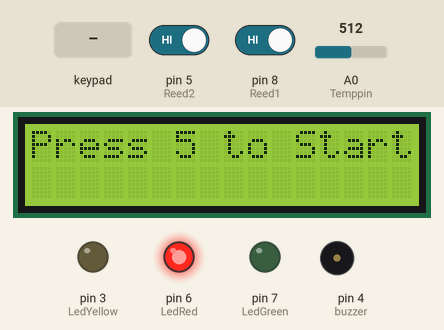
Recording of a sketch running on a simulated Arduino Uno, built with avr-gcc and run on an emulated ATmega328P. Parts: 16×2 character LCD, output pins drawn as LEDs (lit = HIGH), buzzer (waves = sounding). Inputs (shaded band) come from the test bench; at power-on: pin 8 (Reed1) HIGH, pin 5 (Reed2) HIGH, A0 (Temppin) = 512. What the sketch prints to the serial monitor is not drawn.

Above: at 3.2 s.
3.3 s: key '5' pressed
At 4.5 s:
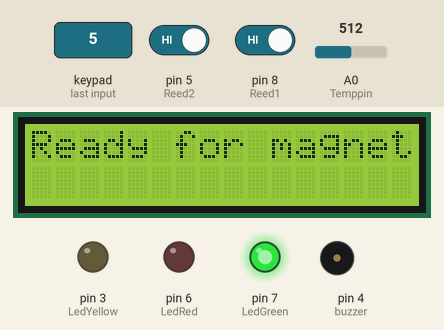
4.8 s: pin 8 (Reed1) driven LOW
At 5.6 s:
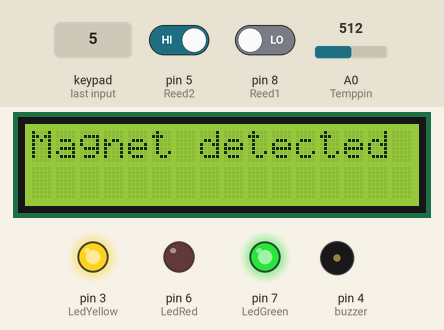
6.4 s: pin 5 (Reed2) driven LOW
At 7.7 s:
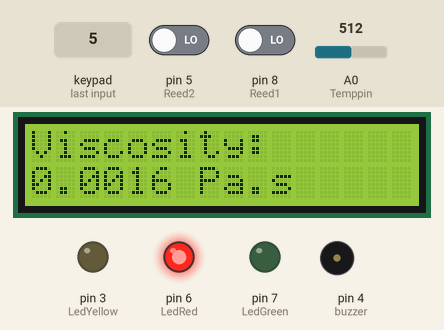
8.0 s: A0 (Temppin) set to 716
At 10.7 s:
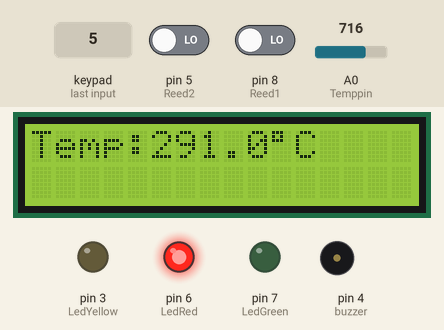
11.0 s: pin 8 (Reed1) driven HIGH
At 13.9 s:
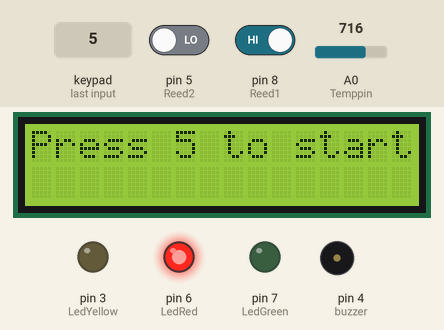
Timing chart, 0 to 15.0 s (numbered marks = the images above; inputs shaded):
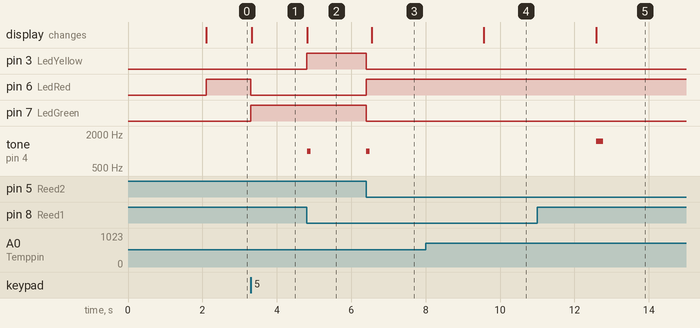

The sketch:

sketch_may20a.ino
```cpp
#include <Wire.h>
#include <LiquidCrystal_I2C.h>
#include <Keypad.h>

#define buzzer 4        // Buzzer
#define LedGreen 7      // Green LED
#define LedRed 6        // Red LED
#define Reed2 5         // reed 2
#define LedYellow 3     // Yellow LED
#define Reed1 8         // reed 1
#define Temppin A0      // Temp pin

LiquidCrystal_I2C lcd(0x27, 16, 2);  // I2C address 0x27, 16 columns, 2 rows

const byte ROWS = 4; // no of the Rows
const byte COLS = 1; // no of the col
char keys[ROWS][COLS] = {
  {'2'},
  {'5'},
  {'8'},
  {'0'}
};
byte rowPins[ROWS] = {13, 12, 11, 10}; // pin for the row
byte colPins[COLS] = {9}; // pin of the col
Keypad myKeypad = Keypad(makeKeymap(keys), rowPins, colPins, ROWS, COLS);

unsigned long startTime = 0; // start time
bool timingStarted = false; // timing
bool systemEnabled = false;  // flag to track if '2' was pressed
float temp_c;                // varabile for storing temp in cel
float temp_f;                // vatraible for storing temp in f
int analog_output;           // store the output
float rho_in;

void setup() {
  Serial.begin(9600); //  serial begin

  pinMode(buzzer, OUTPUT);  // buzzer output
  pinMode(LedGreen, OUTPUT);  // Ledgreen output
  pinMode(LedRed, OUTPUT);  // ledred output
  pinMode(LedYellow, OUTPUT);  // ledyellow output
  pinMode(Reed1, INPUT_PULLUP);  // reed 1 input
  pinMode(Reed2, INPUT_PULLUP);  // reed 2 input

  lcd.init(); // initialize the lcd
  lcd.backlight(); //
  lcd.clear(); // clear the lcd
  lcd.setCursor(0, 0); //  set the cursor
  lcd.print("Men in fluid");
  delay(2000); // delay 2000ms
  lcd.clear(); //  clear the lcd
  lcd.print("Press 5 to Start");

  digitalWrite(LedRed, HIGH);       // Red ON
  digitalWrite(LedGreen, LOW);      // Green OFF
  digitalWrite(LedYellow, LOW);     // Yellow OFF
}

void loop() {
  // Wait for '2' key press to start system
  if (!systemEnabled) {
    char key = myKeypad.getKey(); // get the button
    if (key == '5') {
      systemEnabled = true; // enable the system
      digitalWrite(LedGreen,HIGH);  // make the green led on (high)
      digitalWrite(LedRed,LOW);
      lcd.clear(); //  clear the lcd
      lcd.print("Ready for magnet");
      int analogValue = analogRead(Temppin);
      float voltage = analogValue * (5.0 / 1023.0);
      Serial.println(analogValue);
      Serial.println("System Enabled");
    }
    return;  // Skip rest of loop until '2' is pressed
  }

  int reed1 = digitalRead(Reed1); // get the reed 1 response 1 is high and no agnet is detected and 0 is low and magnet detcted
  int reed2 = digitalRead(Reed2); // get the reed 2 response 1 is high and no agnet is detected and 0 is low and magnet detcted

  if (reed1 == LOW && !timingStarted) {
    startTime = millis(); // start the timer
    timingStarted = true;  // make the state true
    Serial.print(reed1); // plot the reed signal


    digitalWrite(LedRed, LOW);       // Red OFF
    digitalWrite(LedGreen, HIGH);    // Green ON
    digitalWrite(LedYellow, HIGH);   // Yellow ON

    lcd.clear(); // clear the lcd
    lcd.setCursor(0, 0);  // set the cursor to the 0,0
    lcd.print("Magnet detected");  //
    Serial.println("Magnet detected - Timer started");  //

    tone(buzzer, 1000, 100);  // make the buzzer 1000 khz
    delay(300); // delay 300ms
  }

  if (reed2 == LOW && timingStarted) {
    Serial.println("Reed2"); //
    unsigned long elapsed = millis() - startTime; // time taken
    timingStarted = false;  // make timer stop

    digitalWrite(LedGreen, LOW);     // Green OFF
    digitalWrite(LedYellow, LOW);    // Yellow OFF
    digitalWrite(LedRed, HIGH);  // Red ON
    tone(buzzer,1000); // let the buzzer 1000khz
    delay(100); // delay 100ms
    noTone(buzzer); //make the buzzer have no sound

    lcd.clear();  // make the lcd clear
    lcd.setCursor(0, 0); // set the cursor 0,0
    lcd.print("Elapsed time:");  //
    lcd.setCursor(0, 1); // set the cursor
    lcd.print(elapsed); // print the time elapsed
    lcd.print(" ms"); //

    Serial.print("Elapsed time: ");
    Serial.print(elapsed);
    Serial.println(" ms");

    // Viscosity calculation here:
    // Viscosity calculation here:
// Measured time and distance
    float timeSeconds = elapsed / 1000.0; // time in seconds
    float distanceMeters = 0.12;  // distance of the constant velocity
    float velocity = distanceMeters / timeSeconds;  // terminal velocity (m/s)

    // Constants
    float g = 9.8;            // gravity
    float rho_s = 5100.0;     // piston density (kg/m^3)
    float rho_f = 850.00;      // fluid density (kg/m^3)
    float R = 0.016;          // piston radius (m)
    float h = 0.03;           // piston height (m)

    float delta_rho = rho_s - rho_f;  // differnece of the density
    float h_over_R = h / R;
    float correction = h_over_R / log(1.0 + h_over_R);  // ln in Arduino is log()

    float viscosity = ((delta_rho * g * R * R) / (4.0 * velocity))/40004* correction;
    lcd.clear(); // make the lcd clear
    lcd.setCursor(0, 0); // set the cursor
    lcd.print("Viscosity:"); //
    lcd.setCursor(0, 1); //set the cursor to 0,1
    lcd.print(viscosity, 4); //
    lcd.print(" Pa.s"); //


    delay(3000);  // show elapsed time first
    int analogValue = analogRead(Temppin); // take the analog signal from temp sensor
    float voltage = analogValue * (5.0 / 1023.0); // convert the analog value to a voltage
    float temperatureC = ((voltage - 0.5) * 100.0) - 9;  // convert volatge to temp in celsuis

    lcd.clear(); // clear lcd
    lcd.setCursor(0, 0); // set the cursor to 0,0
    lcd.print("Temp:");
    lcd.print(temperatureC, 1); // print the temp
    lcd.print((char)223);
    lcd.print("C");

    delay(3000); // delay 3000ms


    lcd.clear(); // make the lcd clear
    lcd.print("Press 5 to start");
    tone(buzzer, 1500, 200); // make the buzzer make 1500khz
  }
}
```

Measured:
- after the input at 3.3 s, pin 6 (LedRed): HIGH → LOW at once; pin 7 (LedGreen): LOW → HIGH at once; the display: changes at once (image 1)
- after the input at 4.8 s, pin 3 (LedYellow): LOW → HIGH at once; tone on pin 4 (buzzer): silent → 1000 Hz at once, → silent 0.10 s later; the display: changes at once (image 2)
- after the input at 6.4 s, pin 3 (LedYellow), pin 7 (LedGreen): HIGH → LOW at once; pin 6 (LedRed): LOW → HIGH at once; tone on pin 4 (buzzer): silent → 1000 Hz at once, → silent 0.10 s later; the display: changes after 0.15 s (image 3)
- after the input at 8.0 s, the display: changes after 1.6 s (image 4)
- after the input at 11.0 s, pin 3 (LedYellow), pin 7 (LedGreen): stays LOW (without the input it goes to HIGH after 1.6 s); pin 6 (LedRed): stays HIGH (without the input it goes to LOW after 1.6 s)
